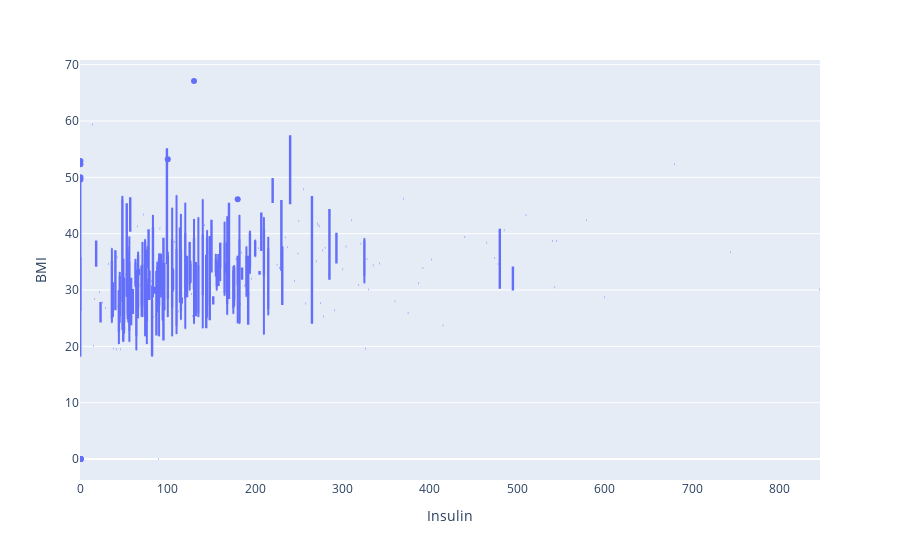

The notebook cell saved with this chart:
### Code cell
# graph has alot of clusters so lets use histograms to better visualize
#Visualization 4
fig = px.box(df_cond, x="Insulin", y="BMI")
fig.show()

### Figure 1 — Plotly figure (JSON) as saved in the notebook; plotly's stock layout.template omitted (floating-point values rounded to 4 significant figures; data arrays with more than 128 entries replaced by an {"elided": "..."} marker saying what was removed)
{"data": [{"alignmentgroup": "True", "hovertemplate": "Insulin=%{x}<br>BMI=%{y}<extra></extra>", "legendgroup": "", "marker": {"color": "#636efa"}, "name": "", "notched": false, "offsetgroup": "", "orientation": "v", "showlegend": false, "type": "box", "x": {"elided": "768 int values"}, "x0": " ", "xaxis": "x", "y": {"elided": "768 float values"}, "y0": " ", "yaxis": "y"}], "layout": {"boxmode": "group", "legend": {"tracegroupgap": 0}, "margin": {"t": 60}, "xaxis": {"anchor": "y", "domain": [0, 1], "title": {"text": "Insulin"}}, "yaxis": {"anchor": "x", "domain": [0, 1], "title": {"text": "BMI"}}}}
